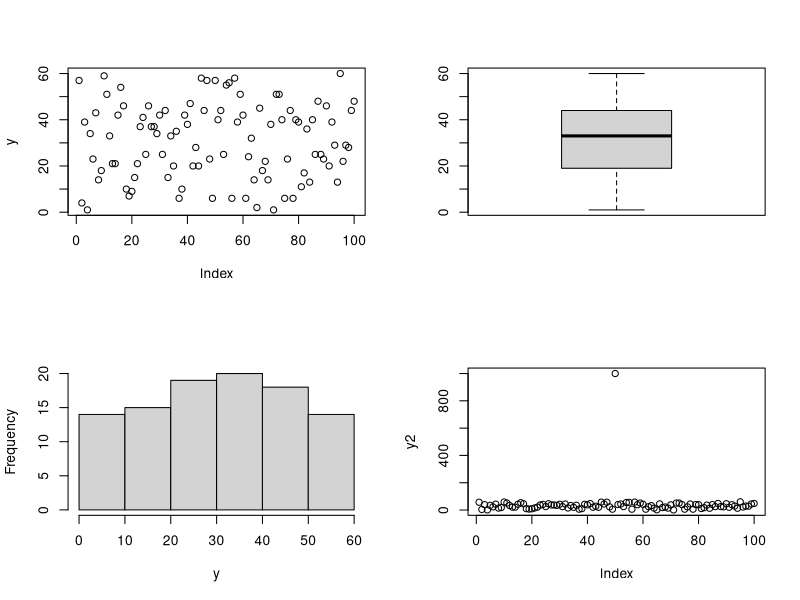
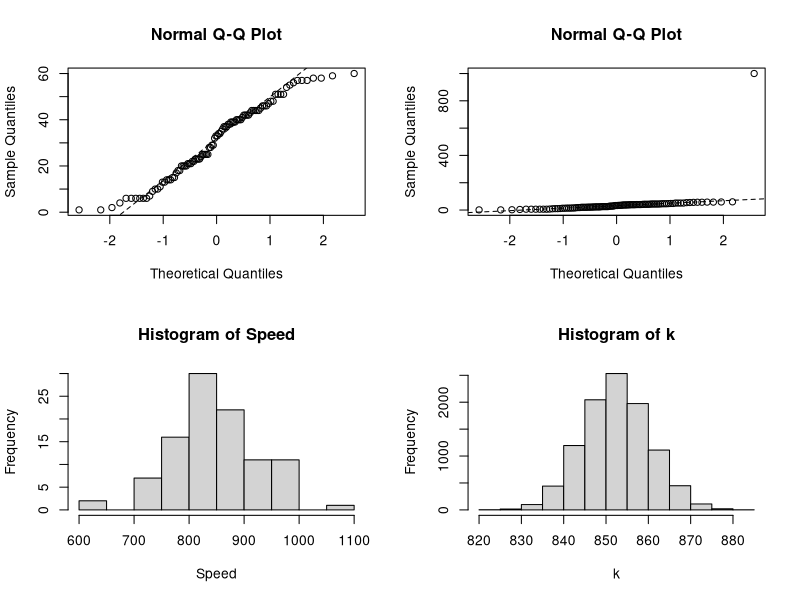

Reproduce these figures in R, in order.
library(MASS)
set.seed(1)
y <- sample(60, 100, replace = TRUE)
y2 <- y
y2[50] <- 1000
par(mfrow=(c(2, 2)))
plot(y)
boxplot(y)
hist(y, main = "")
plot(y2)
# summary data
summary(y)
fivenum(y)
fivenumber <- function(X){
  x <- sort(X)
  n <- length(X)
  five <- c(1, 0.5*floor(0.5*(n + 3)), 0.5*(n + 1),
            n + 1 - 0.5*floor(0.5 * (n + 3)), n)
  return (x[five])
}
fivenumber(y)

# plots for testing normality
qqnorm(y)
qqline(y, lty = 2)
qqnorm(y2)
qqline(y2, lty = 2)

# test for normality - shapiro test
x <- exp(rnorm(40))
shapiro.test(x)

library(datasets)
attach(morley)
names(morley)
hist(Speed)
summary(Speed)

shapiro.test(Speed) # non-normality with p-value > 0.05
wilcox.test(Speed, mu = 880) # deal with non-normality

k <- rep(0, 10000) # bootstrap method
for (i in 1:10000) {
  k[i] <- mean(sample(Speed, replace = TRUE))
}
hist(k) 
shapiro.test(sample(k, 4999)) # it is normal dist now

# skewness
skew <- function(x) {
  m3 <- sum((x - mean(x))^3)/length(x)
  s3 <- sqrt(var(x))^3
  return (m3/s3)
}
skew(y)
# kurtosis
kurtosis <- function(x) {
  m4 <- sum((x - mean(x))^4)/length(x)
  s4 <- sqrt(var(x))^4
  return (m4/s4 - 3)
}
kurtosis(y)
